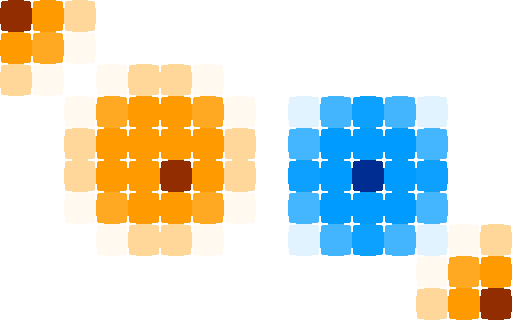
Frame 1 (no input)
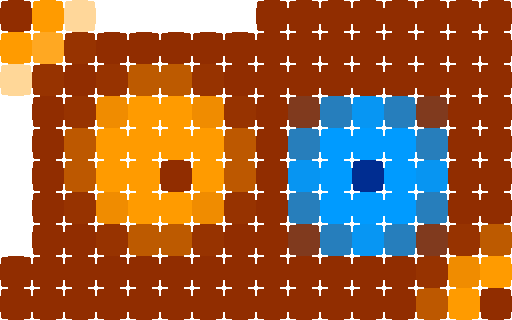
Frame 2 (the mouse pressed at the canvas centre, redrawn once)

The Processing sketch that drew these frames (run headless with seeded random() and noise(); the mouse was pressed at the canvas centre and the sketch redrawn once):

// Processing sketch: Test
// ── Test.pde
int w = 16, h = 10, sc = 32;

void settings() { size(w * sc, h * sc); }
void setup() { noStroke(); background(255, 255, 255); noLoop(); }

void draw()
{
  //// Test //////////////
  fill(255, 155, 0);
  ellipse(0, 0, 5, 5);
  ellipse(w, h, 5, 5);
  ellipse(w / 2 - 3, h / 2, 5, 5);
  fill(0, 155, 255);
  ellipse(w / 2 + 3 + 0.5, h / 2 + 0.5, 5, 5);

  stroke(100, 0, 0);
  point(0, 0);
  point(w / 2 - 3, h / 2);
  point(w - 1, h - 1);
  stroke(0, 0, 100);
  point(w / 2 + 3, h / 2);

  //// Scale //////////////
  loadPixels(); noStroke();
  for (int y = 0; y < h; y++) 
  for (int x = 0; x < w; x++) { fill(pixels[y * (w * sc) + x]); rect(x * sc, y * sc, sc, sc); }
  fill(255, 255, 255);  
  for (int y = 0; y <= h; y++)
  for (int x = 0; x <= w; x++)
  { rect(x * sc - 1, y * sc - sc / 4, 2, sc / 2); rect(x * sc - sc / 4, y * sc - 1, sc / 2, 2);
    rect(x * sc - 2, y * sc - 2, 4, 4);
  }
}  
